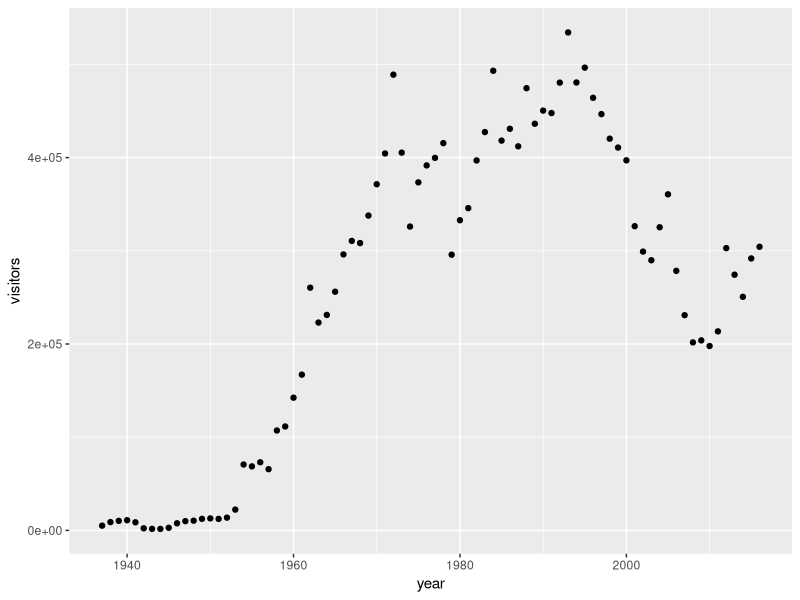

Here is the R script that generated this plot:
## ---- chunk 1
options(htmltools.dir.version = FALSE)
## ---- chunk 2
library(tidyverse)

np_visit <- read_csv("data/np_visit.csv")

dino_nm <- np_visit %>% 
  filter(park_name == "Dinosaur National Monument")
  
## ---- chunk 3
## plot
ggplot(data = dino_nm, aes(x = year, y = visitors)) +
  geom_point()
